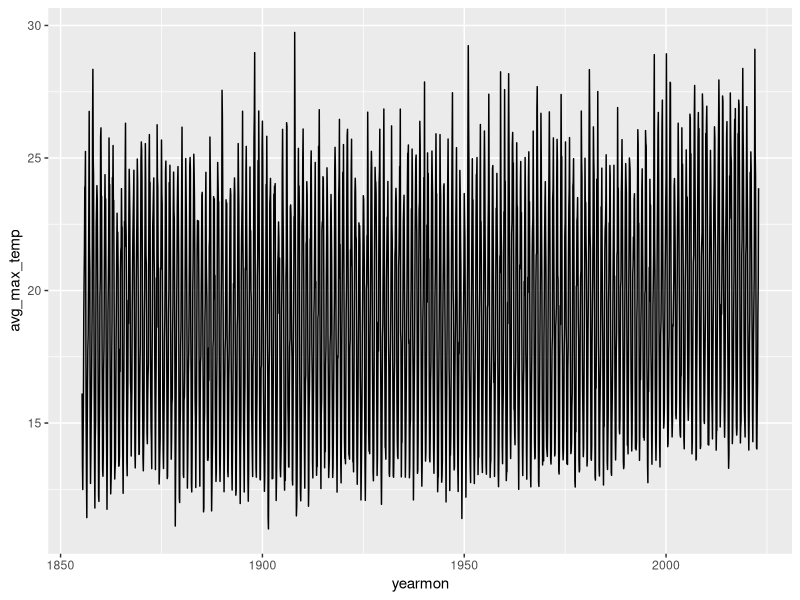
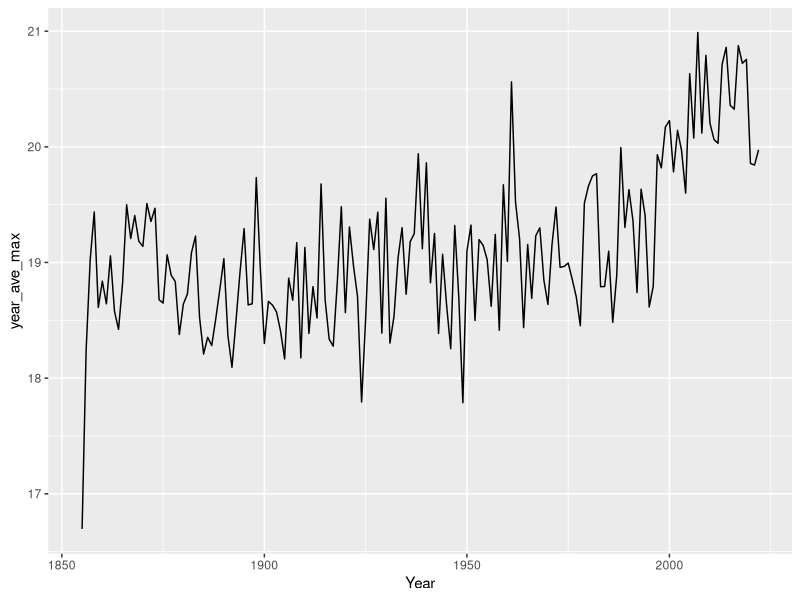

R code for these plots, in order:

# Description ----


# Load Packages ----
library(tidyverse)


# Grab Data ----
mro.bom <- read_csv(file="data/IDCJAC0010_086071_1800_Data.csv", na = "null") %>% 
  filter(!is.na(`Maximum temperature (Degree C)`)) %>% 
  mutate(date = dmy(paste0(Day,Month,Year)),
         mro.temp = `Maximum temperature (Degree C)`) %>%
  select(date,mro.temp)

mop.bom <- read_csv(file="data/IDCJAC0010_086338_1800_Data.csv", na = "null") %>% 
  filter(!is.na(`Maximum temperature (Degree C)`)) %>% 
  mutate(date = dmy(paste0(Day,Month,Year)),
         mop.temp = `Maximum temperature (Degree C)`) %>%
  select(date,mop.temp)

# get dates that crossover
dates <- mop.bom %>% filter(date %in% (mro.bom %>% select(date) %>% pull())) %>% select(date) %>% pull()


station.adjustment <- inner_join(mro.bom, mop.bom, by=c("date")) %>%
  mutate(diff = mop.temp - mro.temp,
         yearmonth = floor_date(date, "months")) %>%
  mutate(month = month(yearmonth)) %>% 
  group_by(month) %>% 
  summarise(adjustment.value = mean(diff))

mro.bom.adj <- mro.bom %>% 
  mutate(month = month(date)) %>% 
  left_join(., station.adjustment, by=c("month")) %>% 
  mutate(mro.temp = mro.temp + adjustment.value) %>% 
  select(-c(adjustment.value,month))

combined.weather.stations <- mro.bom.adj %>% 
  filter(date < min(dates)) %>% 
  rename(max.temp = mro.temp) %>% 
  rbind(.,(mop.bom %>% rename(max.temp = mop.temp))) %>% 
  filter(year(date) < 2023)


## Plot Monthly Data ----
combined.weather.stations %>% 
  mutate(yearmon = floor_date(date, "months")) %>%
  group_by(yearmon) %>%
  summarise(avg_max_temp = mean(max.temp)) %>%
  ggplot(data = .,
         aes(x = yearmon, y = avg_max_temp)) +
  geom_line(group=1)     
         
## Plot Yearly Data ----
combined.weather.stations %>% 
  mutate(Year = floor_date(date, "years")) %>%
  group_by(Year) %>% 
  summarise(year_ave_max = mean(max.temp)) %>%
  ggplot(data = .,
         aes(x = Year, y = year_ave_max)) +
  geom_line(group=1)     



bands = 20
colours = 7

min.year = 1923
max.year = 2022

graph <- combined.weather.stations %>% 
  mutate(Year = year(date)) %>%
  filter(Year >= min.year & Year <= max.year) %>% 
  mutate(period = cut(Year, breaks = seq(min.year, max.year, (max.year - min.year) / bands), include.lowest = T)) %>% 
  group_by(period) %>% 
  summarise(min.year = min(Year),
            ave_max = mean(max.temp)) %>% 
  ungroup() %>% 
  mutate(colour.bucket = cut(ave_max, breaks = colours, include.lowest = T))

colour_spectrum = c("#17375c","#558ed5","#c4d6ee","#efefef","#f2dddc","#d79593","#943735")


temp.mapping <- tibble(colour.bucket = levels(graph$colour.bucket), colour_spectrum = colour_spectrum)


graph <- graph %>% left_join(.,temp.mapping, by=c("colour.bucket"))




# Create Colour Bands ----

     